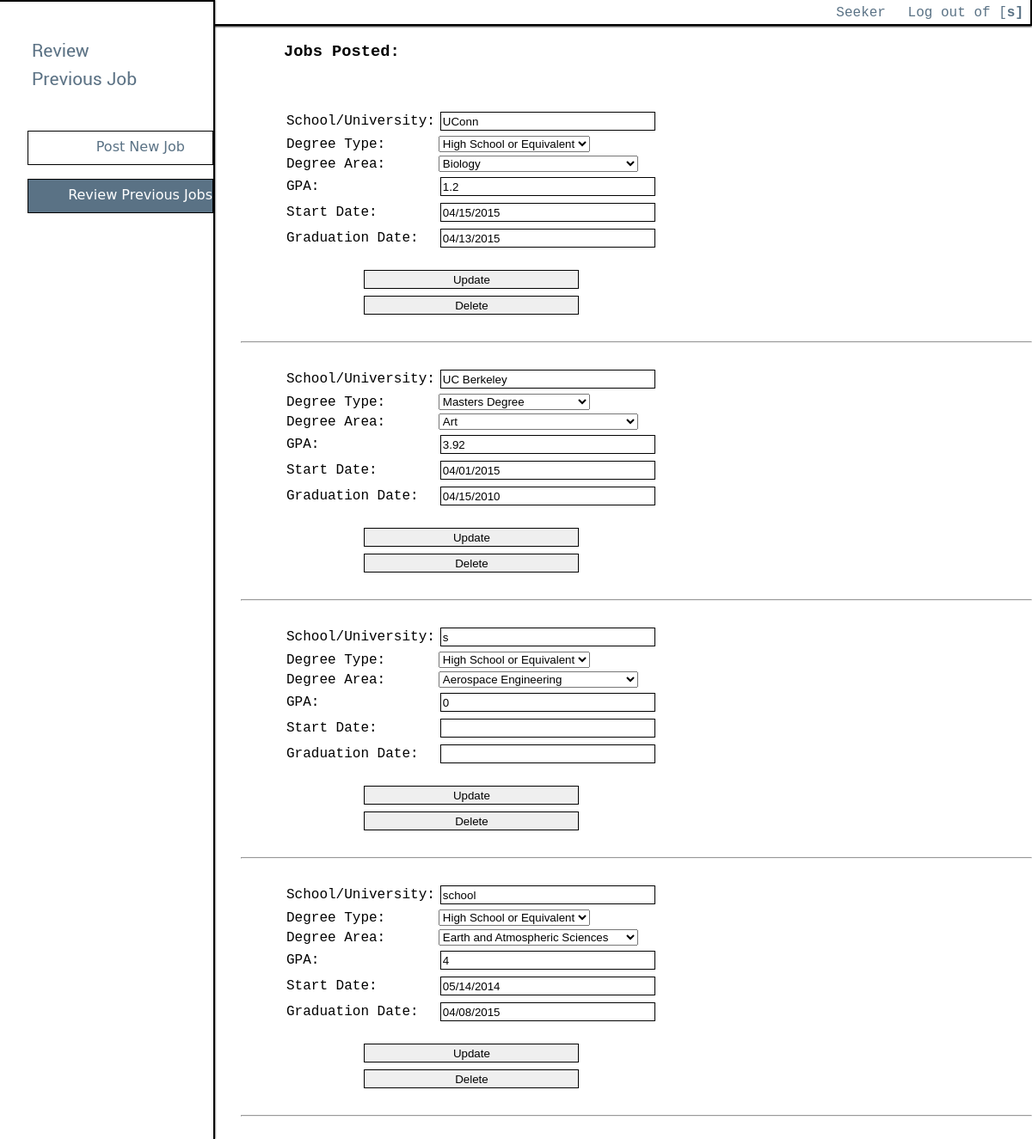
The app's page /MainPage/Profile/ReviewJobs.php (signed in), older data.
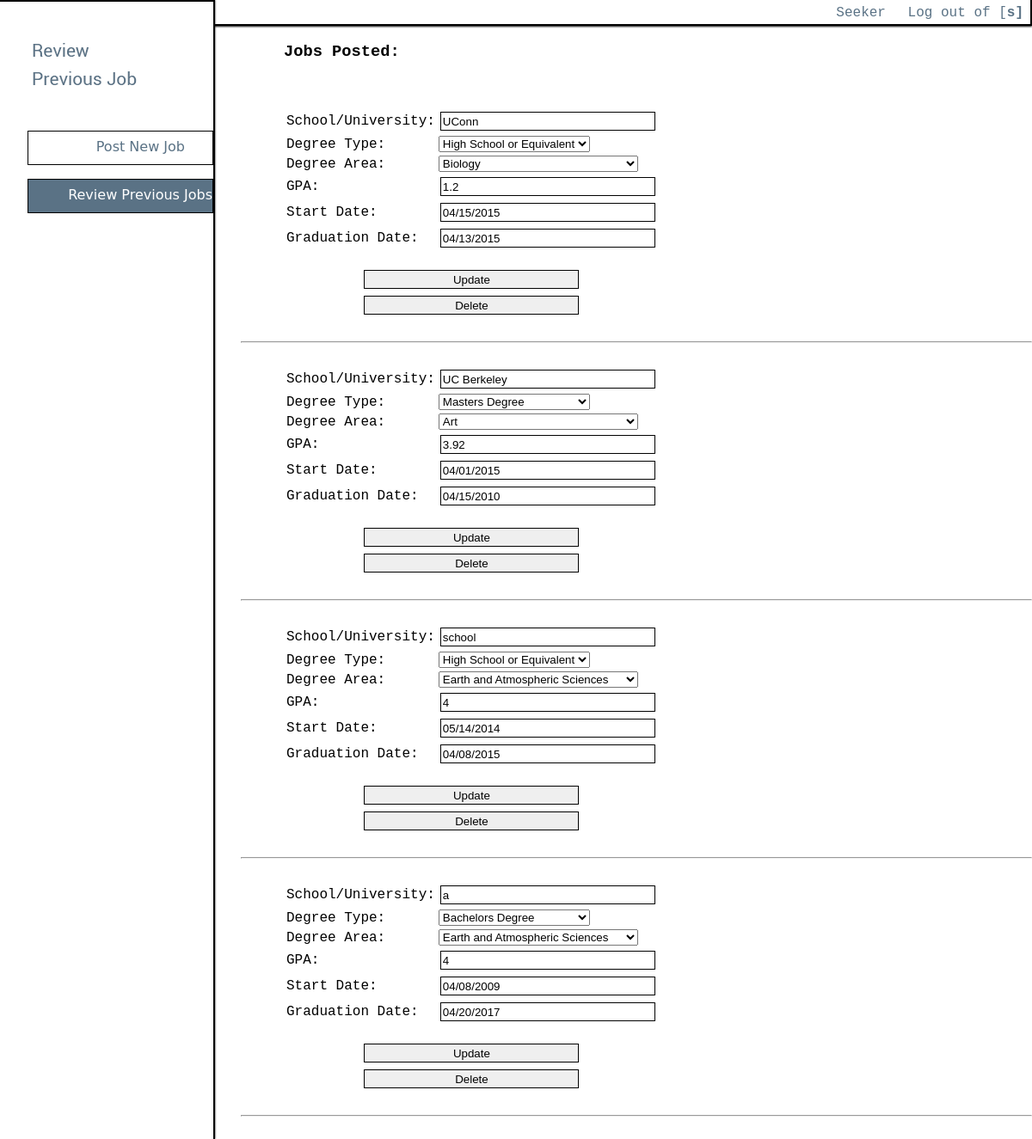
The same page, newer data.
### tables this page shows
CREATE TABLE `education` (
  `EduID` int(11) NOT NULL AUTO_INCREMENT,
  `EducationUniversity` varchar(45) NOT NULL COMMENT 'ResumeID FK',
  `EducationDegreeType` varchar(45) NOT NULL,
  `EducationDegreeArea` varchar(45) NOT NULL,
  `EducationGPA` double NOT NULL,
  `EducationStartDate` varchar(45) NOT NULL,
  `EducationGradDate` varchar(45) DEFAULT NULL,
  `UserId` varchar(45) NOT NULL,
  PRIMARY KEY (`EduID`,`EducationUniversity`,`EducationDegreeType`,`EducationDegreeArea`,`UserId`),
  UNIQUE KEY `EduID_UNIQUE` (`EduID`),
  KEY `UserID_idx` (`UserId`),
  CONSTRAINT `seeker` FOREIGN KEY (`UserId`) REFERENCES `seeker` (`UserName`) ON DELETE NO ACTION ON UPDATE NO ACTION
);

### MainPage/Profile/ReviewJobs.php (the view, shortened to what this page needs)
<!doctype html>
<html>
<head>
<link href="../stylesheet_main.css" rel="stylesheet" type="text/css" >
<link href="jquery-ui.css" rel="stylesheet">
</head>
<body>
<header>
<div class="topbar">
  <div class="navbutton">
    <nav>
         	<a class="topbutton" href="../Main_Page.php">Seeker</a>
            <a class="topbutton" href = "../../login/logout.php">Log out of [<b><?php echo "". $_SESSION['login_user'];?>]</b></a>
    </nav>
  </div>
</div>
<div class="sidebar">
  <h1><img  src="../../MainPage_img/ReviewPreviousJob.png"></h1>
  <div class="navbutton">
    <nav>
      <a class="side_button" href="PostNewJob.php">Post New Job</a>
      <a class="side_button_select">Review Previous Jobs</a>
    </nav>
  </div>
</div>
</header>
<div class = "content">
<h3 class = "contentHeader">Jobs Posted:</h3><br><br>
<?php
	$sql = "SELECT * FROM education WHERE UserID = '".  $_SESSION['login_user'].
		"' ;";
    $conn = new mysqli($address, $username, $password, $database);
	 if ($conn->connect_error) {
        die("Connection failed: " . $conn->connect_error);
    } else {
	    $result = $conn->query($sql);
		if (!$result) {
		    echo "<b>database result error</b>";
			exit;
		} else {
		$degreeAreas = array(
		"Aerospace Engineering",
		"Applied Physiology"
		,"ArchitectureBuilding Construction",
		"Art",
		"ArtsEconomics History",
		"Biology",
		"Biomedical Engineering",
		"Biomolecular Engineering",
		"Business",
		"Chemical Engineering",
		"ChemistryBiochemistry",
		"City and Regional Planning",
		"Civil Engineering",
		"Communication",
		"Computer Engineering",
		"Computer Science",
		"Earth and Atmospheric Sciences",
		"Electrical Engineering",
		"Industrial and Systems Engineering",
		"Industrial Design",
		"International Affairs",
		"Literature",
		"Materials Science and Engineering",
		"Mathematics",
		"Mechanical Engineering",
		"Modern Languages",
		"Music",
		"Physics",
		"Psychology",
		"Public Policy",
		"Textile Engineering"
		);
		$degreeTypes = array(
		"High School or Equivalent",
		"Associate Degree",
		"Bachelors Degree",
		"Masters Degree",
		"Doctorate"
		);
		  while($row = $result->fetch_assoc())
			{
			echo "<div style='padding-left:50px; padding-right:100px;'><form method ='post' action='submitEduUpdate.php'>";
			echo "<table border='0'><tr>";
			echo "<td>School/University: </td>";
			echo '<td><input name="edu" value = "'.$row["EducationUniversity"].'"> </input></td></tr>';
			echo "<tr>";
			echo "<td>Degree Type:</td> <td><select name = 'degType'>";
				foreach($degreeTypes as $type){
				echo "<option value='".$type."' ";
					if($type == $row["EducationDegreeType"]) echo " selected";
				echo ">".$type."</option>";
				}
			echo "</select></td></tr>";
			echo "<tr>";
			echo "<td>Degree Area:</td><td> <select name = 'degArea'>";
			foreach($degreeAreas as $type){
				echo "<option value='".$type."' ";
					if($type == $row["EducationDegreeArea"]) echo " selected";
				echo ">".$type."</option>";
				}
			echo "</select></td></tr>";
			echo "<tr>";
			echo "<td>GPA: </td><td>";
			echo '<input  name = "gpa" value = "'.$row["EducationGPA"].'"> </input></td></tr>';
			echo "<tr><td>Start Date: </td><td>";
			echo '<input name = "start" class = "datepicker" value = "'.$row["EducationStartDate"].'" readonly> </input></td></tr>';
			echo "<tr><td>Graduation Date: </td><td>";
			echo '<input name = "grad" class = "datepicker" value = "'.$row["EducationGradDate"].'" readonly> </input></td></tr>';
			echo "<tr><td colspan='2' align='center'><br><input  type='submit' name = 'update' value = 'Update'></td></tr>";
			echo "<tr><td colspan='2' align='center'><input  type='submit' name = 'delete' value = 'Delete'></td></tr>";
			echo "</table></form></div><br><hr><br>";
			}
		}
	}
?>
</body>
</html>

### MainPage/stylesheet_main.css (style rules this page uses)
* { -webkit-box-sizing: border-box; -moz-box-sizing: border-box; box-sizing: border-box; }
body { overflow-x: hidden; margin: 0; -moz-transition: opacity .25s ease-in-out, background .25s ease-in-out; -webkit-transition: opacity .25s ease-in-out, background .25s ease-in-out; font-family: Consolas, "Andale Mono", "Lucida Console", "Lucida Sans Typewriter", Monaco, "Courier New", monospace; }
.topbar { background-color: white; opacity: 1; }
.sidebar { background-color: white; opacity: 1; }
h1 { font-family: Consolas, "Andale Mono", "Lucida Console", "Lucida Sans Typewriter", Monaco, "Courier New", monospace; font-size: 2em; }
h1 { font-family: Consolas, "Andale Mono", "Lucida Console", "Lucida Sans Typewriter", Monaco, "Courier New", monospace; font-size: 1em; }
.topbar { text-align: right; height: 30px; z-index: 0; top: 0px; border-bottom: 2px solid black; border-right: 2px solid black; padding: 0em; margin-left: 0em; box-shadow: 0px 1px 2px black; }
.topbar a { margin: 0.5em; }
.topbar, nav { padding-top: 0.2em; }
.sidebar { display: block; width: 250px; height: 100%; position: fixed; left: 0px; top: 0px; z-index: 100; border-right: 2px solid black; border-top: 2px solid black; padding-left: 2em; box-shadow: 0px 0px 2px black; background-color: white; }
.side_button { height: 40px; text-align: right; display: block; border: thin solid; border-color: black; position: relative; padding-right: 2em; padding-top: 0.5em; margin-bottom: 1em; text-decoration: none; -webkit-transition: all .5s ease-out; -moz-transition: all .2s ease-out; -ms-transition: all .2s ease-out; transition: all .2s ease-out; font-family: "Lucida Grande", "Lucida Sans Unicode", "Lucida Sans", "DejaVu Sans", Verdana, sans-serif; font-size: 16px; color: #5a7285; background-color: white; }
.side_button_select { height: 40px; text-align: right; display: block; border: thin solid; border-color: black; position: relative; padding-right: 0em; padding-top: 0.5em; padding-bottom: 0.5em; margin-bottom: 1em; -webkit-transition: all .5s ease-out; -moz-transition: all .5s ease-out; -ms-transition: all .5s ease-out; transition: all .5s ease-out; font-family: "Lucida Grande", "Lucida Sans Unicode", "Lucida Sans", "DejaVu Sans", Verdana, sans-serif; font-size: 16px; color: white; background-color: #5a7285; }
.topbutton { color: #5a7285; text-decoration: none; }
.content { padding-left: 280px; }
.contentHeader { padding-left: 50px; }
option { width: 233px; }
#centered_inputs select, input { width: 250px; border: 1px solid #000; padding: 2px; margin: 2px; height: 22px; -moz-box-sizing: border-box; -webkit-box-sizing: border-box; box-sizing: border-box; }

Row changes from the older to the newer data that the page shows:
removed education: edu "s", degType "High School or Equivalent", degArea "Aerospace Engineering", gpa "0"
added education: edu "a", degType "Bachelors Degree", degArea "Earth and Atmospheric Sciences", gpa "4", start "04/08/2009", grad "04/20/2017"
